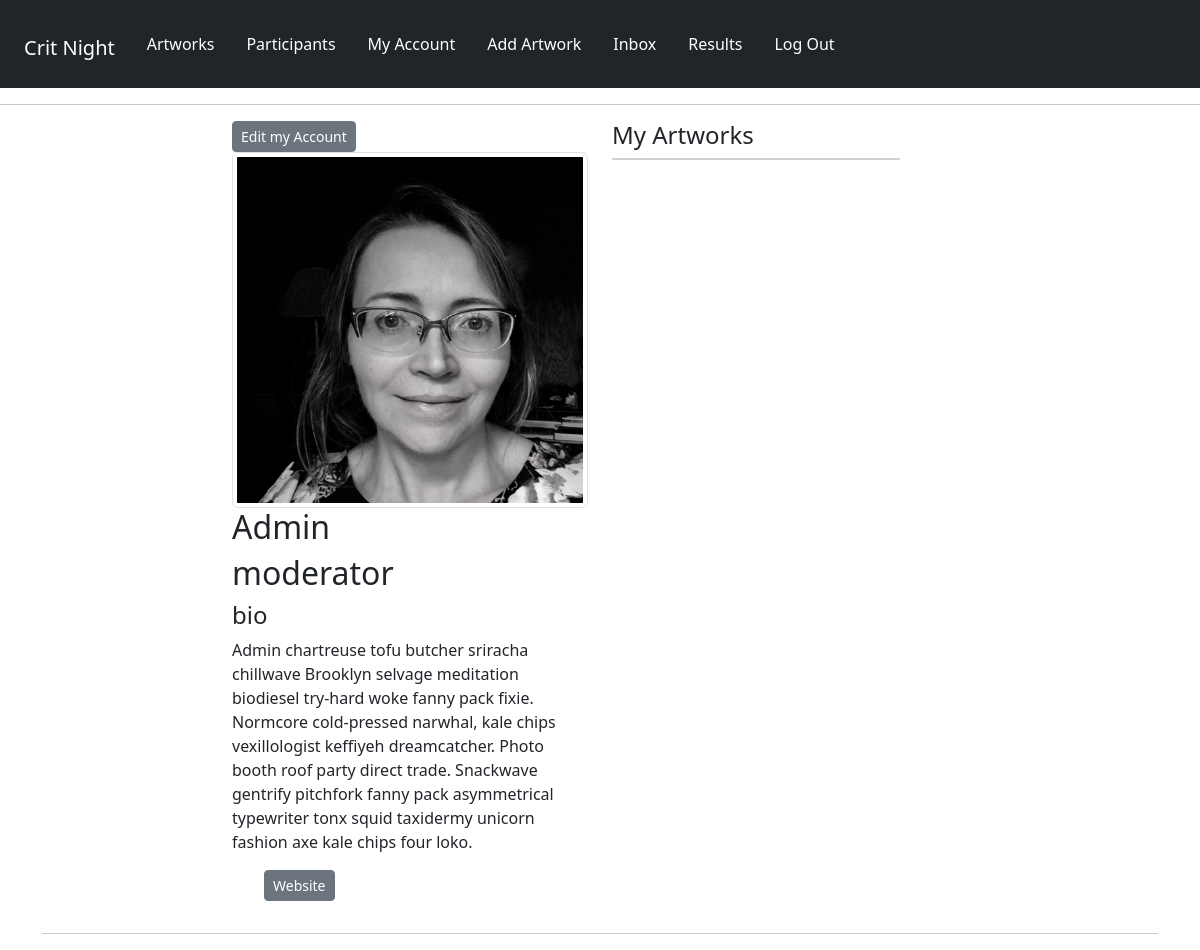
The app's page /panelists/account/ (signed in) with its own data.
### panelists/models.py (models this page shows, shortened)
class Profile(models.Model):
    user = models.OneToOneField(User, on_delete=models.CASCADE, null=True, blank=True)
    name = models.CharField(max_length=200, null=True, blank=True)
    ROLE_TYPE = (
        ("moderator", "Moderator"),
        ("artist", "Artist"),
    )
    role = models.CharField(max_length=200, null=True, choices=ROLE_TYPE)
    media = models.CharField(max_length=200, null=True, blank=True)
    email = models.EmailField(max_length=500, null=True, blank=True)
    username = models.CharField(max_length=200, null=True, blank=True)
    pronouns = models.CharField(max_length=200, null=True, blank=True)
    brief_bio = models.TextField(max_length=1500, null=True, blank=True)
    profile_image = models.ImageField(
        null=True,
        blank=True,
        upload_to="profiles/",
        default="profiles/default-profile.png",
    )
    website = models.CharField(max_length=200, null=True, blank=True)
    social_insta = models.CharField(max_length=200, blank=True, null=True)
    social_twitter = models.CharField(max_length=200, blank=True, null=True)
    social_other = models.CharField(max_length=200, blank=True, null=True)
    created = models.DateTimeField(auto_now_add=True)
    id = models.UUIDField(
        default=uuid.uuid4, unique=True, primary_key=True, editable=False
    )

### panelists/views.py (the view)
# urls.py: path("account/", views.userAccount, name="account"),
@login_required(login_url="login")
def userAccount(request):
    profile = request.user.profile
    artworks = profile.artwork_set.all()
    context = {"profile": profile, "artworks": artworks}
    return render(request, "panelists/account.html", context)

### panelists/templates/panelists/account.html (shortened to what this page needs)
{% extends 'main.html' %}
{% block content %}
<div class="container-md">
    <div class="layout">
        <div class="row justify-content-center">
            <div class="col-4 personal">
                <a href="{% url 'edit-account' %}" class="btn btn-secondary btn-sm">Edit my Account</a>
                <img src="{{ profile.profile_image.url }}" class="img-thumbnail" alt="participant profile image" />
                <h2>{{profile.name}}</h2>
                <h2>{{profile.role}}</h2>
                <h4>bio</h4>
                <p>{{profile.brief_bio}}</p>
                <ul>
                    {% if profile.website %}
                        <li>
                            <a class="card-text btn btn-secondary btn-sm" href="{{profile.website}}" target="_blank">Website</a>
                        </li>
                    {% endif %}
                </ul>
            </div>
            <div class="col-4 artwork-list">
                <h4>My Artworks</h4>
            <div class="card" style="width: 18rem;">
                </div>
            </div>
    </div>
</div>
{% endblock %}

### static/styles/main.css (style rules this page uses)
ul li { list-style: none; }

### records on screen
Profile: profile_image (picture), name "Admin", role "moderator", brief_bio "Admin chartreuse tofu butcher sriracha chillwave Brooklyn selvage meditation biodiesel try-hard woke fanny pack fixie. Normcore cold-pressed narwhal, kale chips vexillologist keffiyeh dreamcatcher. Photo booth roof party direct trade. Snackwave gentrify pitchfork fanny pack asymmetrical typewriter tonx squid taxidermy unicorn fashion axe kale chips four loko."
